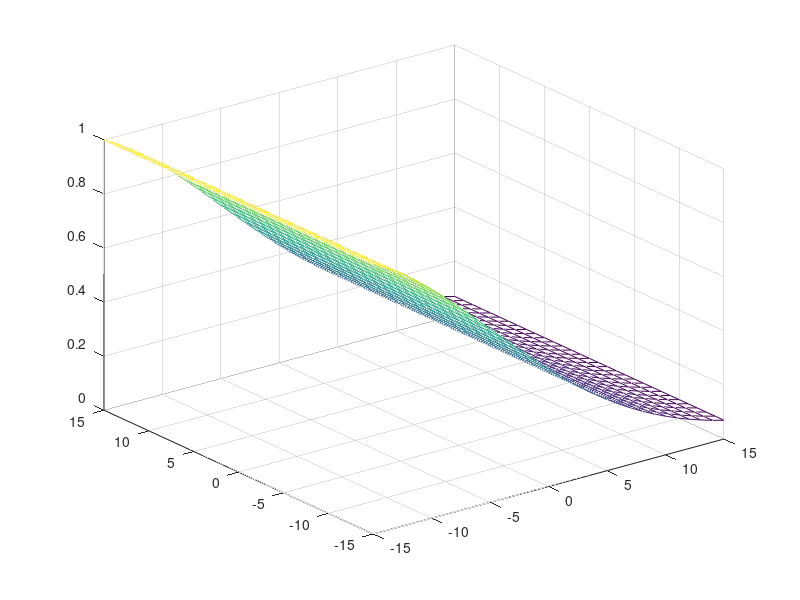

Here is the MATLAB script that generated this plot:
wid = 15; %width of the filter along y-axis
c = 1; % ratio of the widths along x-axis / y-axis
k = 1; % width coefficent
freq_adj = 5; % this parameter used for frequency adjustment
Wx = k*wid;
Wy = k*c*wid;
[x,y] = meshgrid((-Wx:Wx), (-Wy:Wy));

%% cos filter
% filt0 = cos(x*pi/(Wx/freq_adj)); %Realize that frequency of the filter is 
%                                 %adjusted by the division (Wx/freq_adj).
%                                 %Play with these parameters to fully grasp
%                                 %th concept.
% filt0 = filt0 ./ max(max(filt0)); % normalize the filter
% figure,mesh(x,y,filt0); % 3D plot
% %% disk filter
% Disk = x.^2 + y.^2 <= Wx^2;
% filt1 = im2double(Disk);
% figure,mesh(x,y,filt1);
%% ideal filter
% ideal = [-1*ones(1,(wid+1)/2) ones(1,wid+1) -1*ones(1,(wid+1)/2)]; 
% filt2= ones(length(y),1)*ideal;
% % 
% % figure,mesh(x,y,filt2);
%% tangent filter
% filt3 = tan(x*pi/(Wx/freq_adj));
% filt3 = filt3 ./ max(max(filt3));
% figure,mesh(x,y,filt3);
%% gaussian filter
t = x;%*pi/Wx;
sigma_x = wid;
mu = 20;
filt4 = (1/(sigma_x*sqrt(2*pi))) *exp(-(((x+mu).^2)/(2*(sigma_x^2))) );
filt4 = filt4/max(filt4(:));
figure,mesh(x,y,filt4);